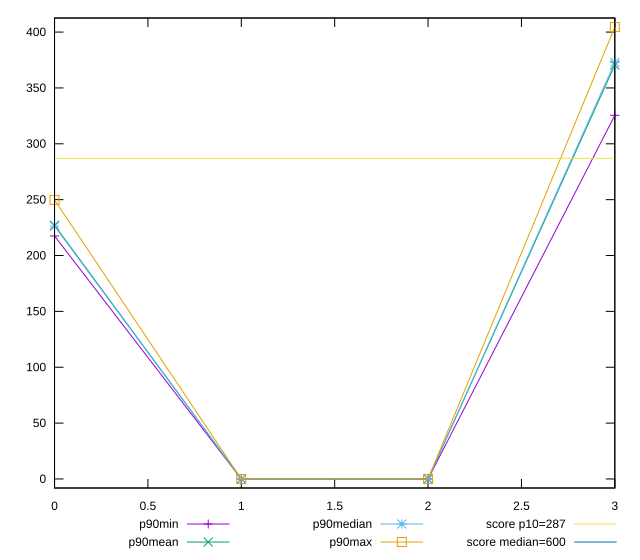

The gnuplot source for this figure:
reset

$p90Min <<EOF
0 217.5
1 0
2 0
3 325.5
EOF

$p90Mean <<EOF
0 227.12292659574473
1 0
2 0
3 370.5026436170213
EOF

$p90Median <<EOF
0 226.25
1 0
2 0
3 372.75
EOF

$p90Max <<EOF
0 249.76249999999982
1 0
2 0
3 404.5
EOF

set key outside below
set xrange [0:3]
set yrange [-8.09:412.59]
set trange [-8.09:412.59]
set terminal svg size 640, 560 enhanced background rgb 'white'
set output "reports/report_00032_2021-02-25T10-28-15.087Z/total-blocking-time/progression/value.svg"

plot $p90Min title "p90min" with linespoints, \
     $p90Mean title "p90mean" with linespoints, \
     $p90Median title "p90median" with linespoints, \
     $p90Max title "p90max" with linespoints, \
     287 title "score p10=287", \
     600 title "score median=600"

reset
